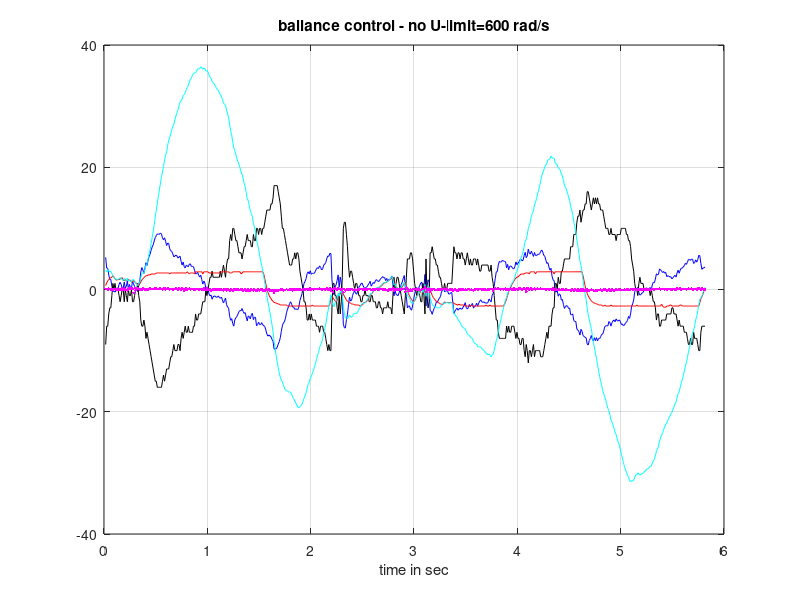

Here is the MATLAB script that generated this plot: (Note: this script raises an error after producing the figure.)
% plot af data dra regbot
clear
close all
%%
%  1    time 0.009 sec
%  2    mission (2) state 2
%  3  4 Motor velocity ref left, right: 31.28 31.28
%  5  6 Motor voltage [V] left, right: 7.9 7.9
%  7  8 Wheel velocity [r/s] left, right: 9.7286 12.4061
%  9 10 11 12 Pose x,y,h,tilt [m,m,rad,rad]: 0.0014 0.0000 0.002595 -0.487848
% 13    Battery voltage [V]: 10.92
% 14 15 16 17 Extra pt.: balE[0], balU[0], balUI[0], balUI[1]: -0.04 2.9092 0.0000 0.0000
%% plot wheel velocity- one sample
data = load('ballance_only.txt');
figure(8)
n = size(data,1);
hold off
plot(data(1:n,1), data(1:n,12)*180/pi + 30, 'b');
hold on
plot(data(1:n,1), data(1:n,14)*100, 'k');
plot(data(1:n,1), data(1:n,7)*0.03, 'r');
plot(data(1:n,1), data(1:n,3)*0.03, 'c');
plot(data(1:n,1), data(1:n,15)*0.03, '.m');
grid on
xlabel('time in sec');
title('ballance control - no U-limit=600 rad/s')
legend('tilt (deg)', 'bal error*100','wheel vel m/s', 'Wheel vel ref [m/s]',1)
%% plot wheel velocity- one sample
data = load('ballance_only_2.txt');
figure(9)
n = size(data,1);
hold off
plot(data(1:n,1), data(1:n,12)*180/pi + 30, 'b');
hold on
plot(data(1:n,1), data(1:n,14)*100, 'k');
plot(data(1:n,1), data(1:n,7)*0.03, 'r');
plot(data(1:n,1), data(1:n,3)*0.03, 'c');
plot(data(1:n,1), data(1:n,15)*3.63, '.-m');
plot(data(1:n,1), data(1:n,16)*3.63, '-y');
grid on
xlabel('time in sec');
title('ballance control - no U-limit=70 rad/s')
legend('tilt (deg)', 'bal error*100','wheel vel m/s', 'Wheel vel ref [m/s]','bal reg u(t)', 'bal I-term u(t)',1)
%% plot ballance on floor
data = load('ballance_only_3.txt');
%  1    time 0.005 sec
%  2    mission (2) state 2
%  3  4  5 Acc x,y,z: -1.205923 -0.148643 9.714512
%  6  7  8 Gyro x,y,z: -17.021179 12.718201 -17.227173
%  9 10 Motor velocity ref left, right: -0.00 0.00
% 11 12 Motor voltage [V] left, right: 7.8 7.8
% 13 14 Wheel velocity [r/s] left, right: 0.0151 0.0000
% 15 16 17 18 Pose x,y,h,tilt [m,m,rad,rad]: 0.0004 -0.0000 0.000000 0.094861
% 19    Battery voltage [V]: 10.79
% 20 21 Get data time [us]: 490 +ctrl 810
% 22 23 24 25 Extra pt.: balE[0], balU[0], balUI[0], balUI[1]: -0.62 35.7788 0.0000 0.0000
figure(23)
n = size(data,1);
hold off
plot(data(1:n,1), data(1:n,18)*180/pi + 20, 'b');
hold on
plot(data(1:n,1), data(1:n,13), 'r');
plot(data(1:n,1), data(1:n,9), 'c');
plot(data(1:n,1), data(1:n,23), '.-m');
plot(data(1:n,1), data(1:n,19), 'k');
grid on
xlabel('time in sec');
title('ballance control - no U-limit=70 rad/s')
legend('tilt (deg)', 'wheel vel m/s', 'Wheel vel ref [m/s]','bal reg u(t)', 'bal I-term u(t)',1)
%% plot of raw data from ballance
figure(24)
n = size(data,1);
hold off
plot(data(1:n,1), data(1:n,18)*10, 'b');
hold on
plot(data(1:n,1), data(1:n,3), 'r');
plot(data(1:n,1), data(1:n,4), 'r');
plot(data(1:n,1), data(1:n,7)/10, '.-c');
grid on
xlabel('time in sec');
title('ballance control - U-limit=70 rad/s')
legend('tilt (rad*10)', 'acc X', 'acc Z', 'gyro y / 10',1)
